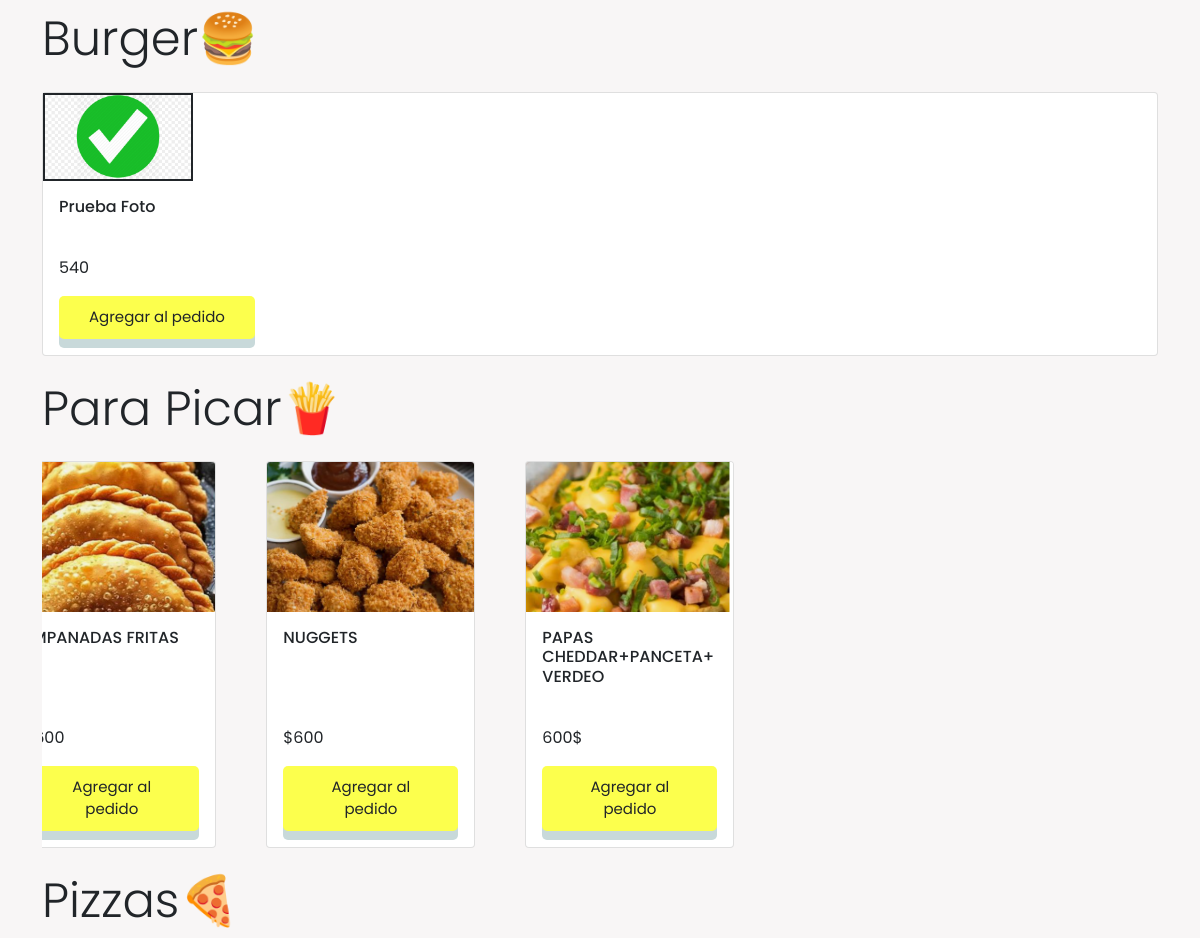
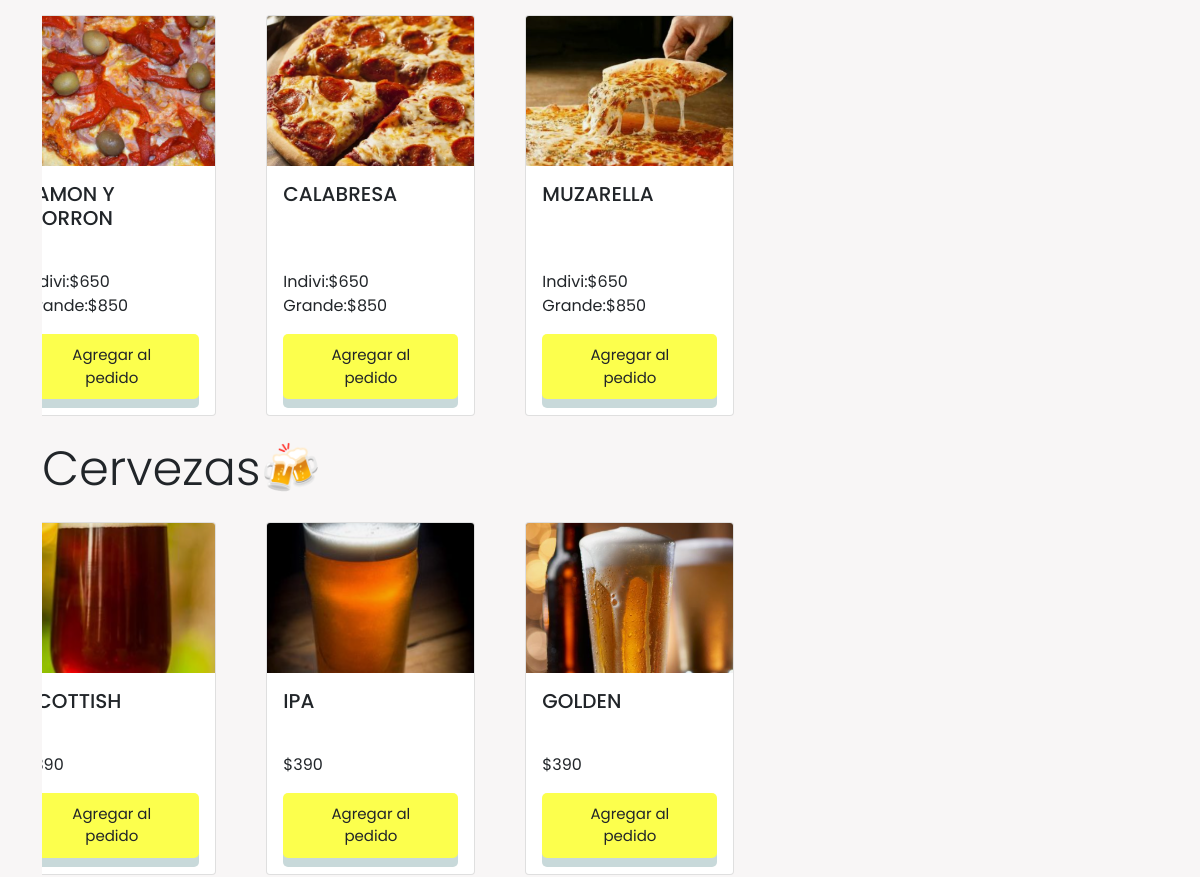
Before: / (middle part) with the older database file (2 pictures, top to bottom).
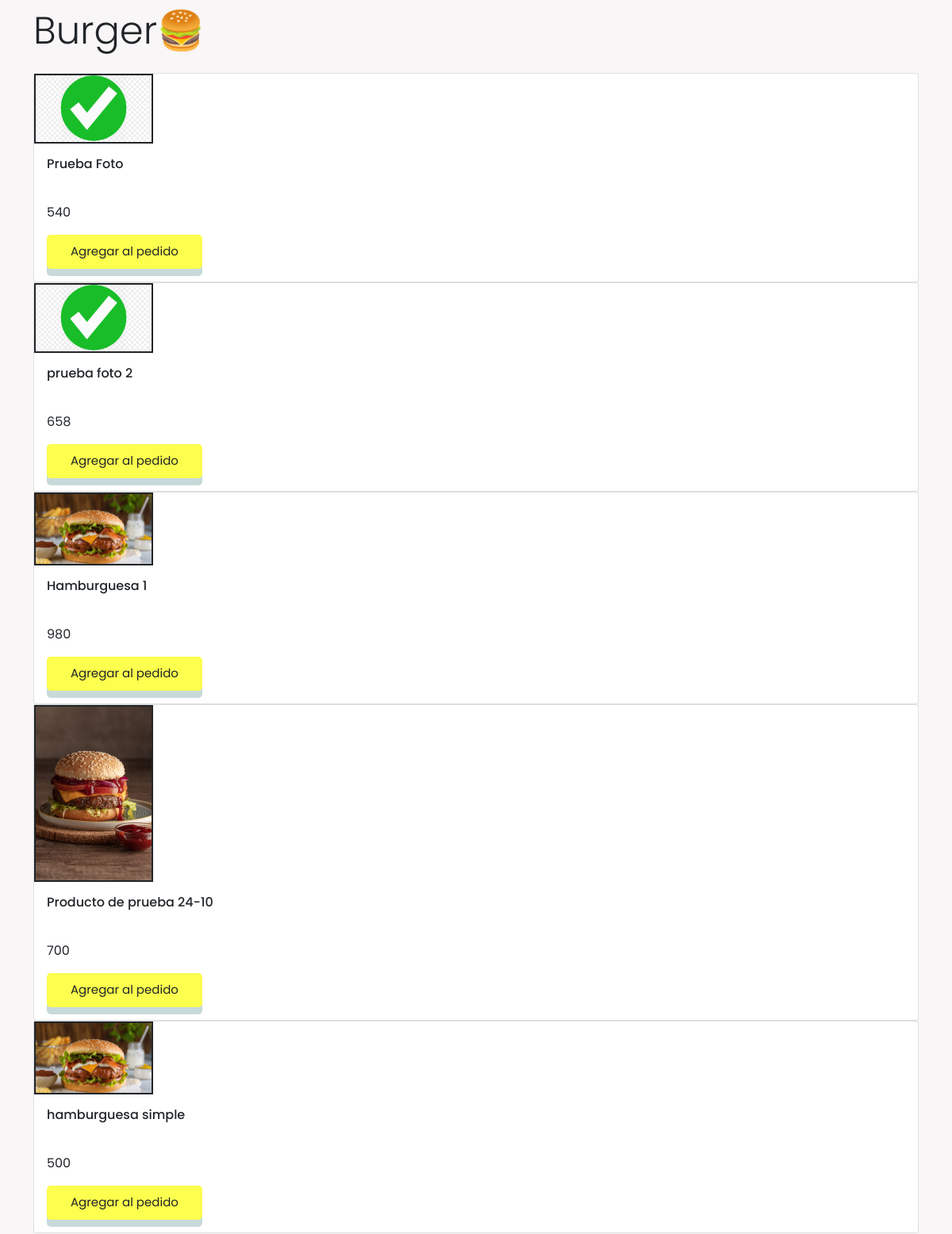
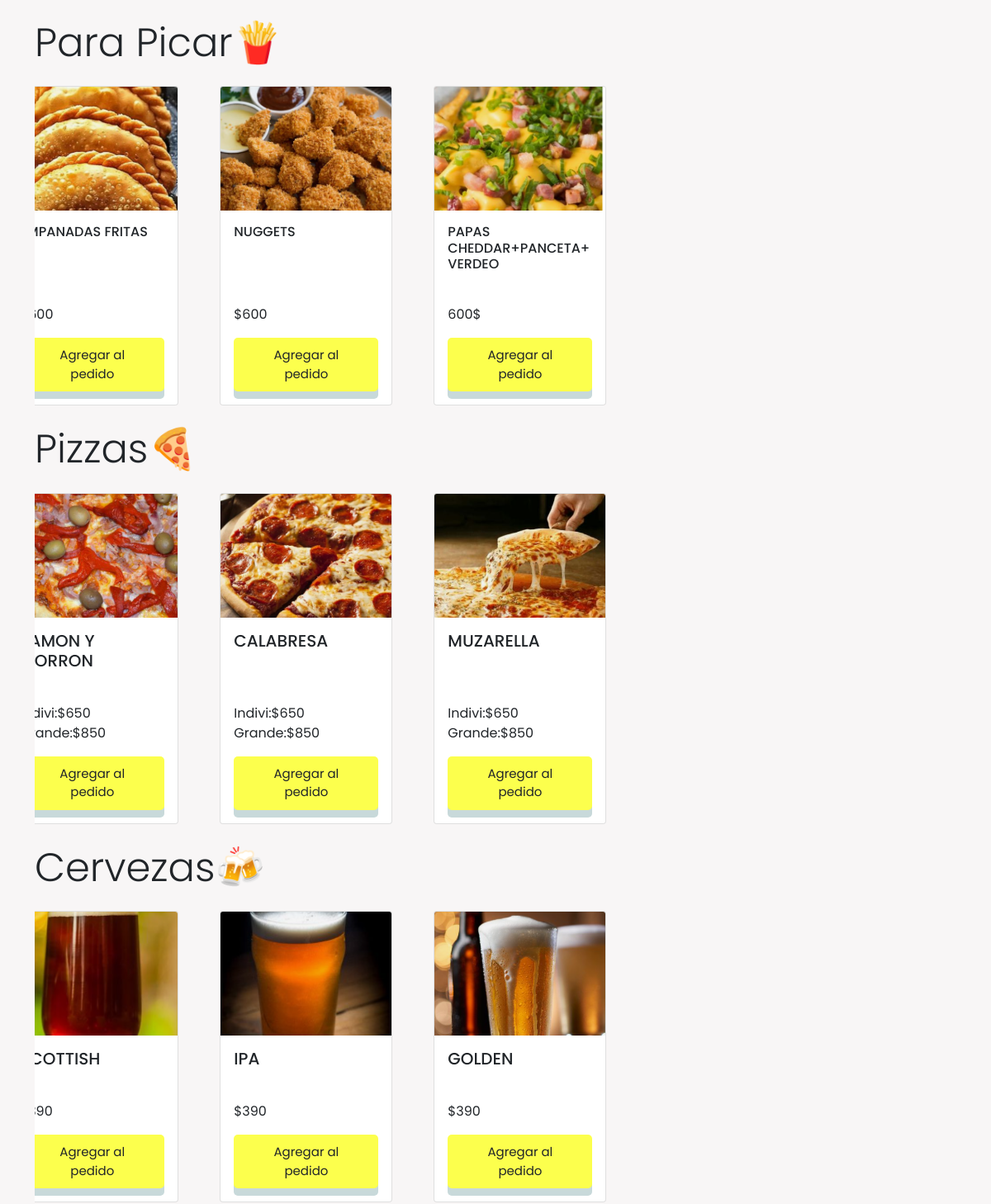
After: the same page with the newer database file (2 pictures, top to bottom).
### tables this page shows
CREATE TABLE `productos` (
  `cod_prod` int(6) NOT NULL,
  `categoria_prod` text NOT NULL,
  `nombre_prod` text NOT NULL,
  `precio_prod` decimal(10,0) NOT NULL,
  `detalle_prod` text NOT NULL,
  `foto_prod` text NOT NULL,
  `prod_disponible` tinyint(1) NOT NULL,
  `requiere_cocina` tinyint(1) NOT NULL,
  `est_baja_prod` tinyint(1) NOT NULL,
  `categ_extra` text NOT NULL
);

### index.php (the view, shortened to what the changed rows need)
<!DOCTYPE html>
<html lang="en">
<head>
    <link href="https://cdn.jsdelivr.net/npm/bootstrap@5.1.3/dist/css/bootstrap.min.css" rel="stylesheet">
    <link href='https://unpkg.com/boxicons@2.1.1/css/boxicons.min.css' rel='stylesheet'>
    <link rel="stylesheet" href="assets/styles.css">
</head>
<body class="d-flex flex-column min-vh-100">
    <div class="container mb-5">
        <h2 class="my-4 display-5">Burger🍔</h2>
        <div class="swiper-slide" role="group" aria-label="1 / 9" style=" margin-right: 20px;">
                <?php
                    $conexion=mysqli_connect("localhost","root","","qr_art");
                    $consulta = "SELECT * FROM productos WHERE categoria_prod= 4";
                    $result = mysqli_query($conexion, $consulta);
                    while($fila=$result->fetch_assoc()){
                ?>
            <div class="card h-100">
                 <img id="image" name="image"  style="border: 2px solid ; width: 150px;" alt="" src="<?php echo "imagenes/productos/".$fila['foto_prod'] ?>">
                <div class="card-body">
                <h6 class="card-title"><?php echo $fila['nombre_prod'];?></h6>
                </div>
                <div class="justify-content-end p-3">
                <p class="card-text"><?php echo $fila['precio_prod'];?></p>
                <a href="assets/pages/detail.html" class="btn button-custom-secondary">Agregar al pedido</a>
                </div>
            </div>
            <?php
            }
            ?>
        </div>
        <h2 class="my-4 display-5">Para Picar🍟</h2>
        <h2 class="my-4 display-5">Pizzas🍕</h2>
        <h2 class="my-4 display-5">Cervezas🍻</h2>
    </div>
</body>
</html>

Changed rows visible on the page:
now on this page (row edited): productos: foto_prod (picture), nombre_prod "prueba foto 2", precio_prod "658"
now on this page (row edited): productos: foto_prod (picture), nombre_prod "Hamburguesa 1", precio_prod "980"
now on this page (row edited): productos: foto_prod (picture), nombre_prod "Producto de prueba 24-10", precio_prod "700"
added productos: foto_prod (picture), nombre_prod "hamburguesa simple", precio_prod "500"
